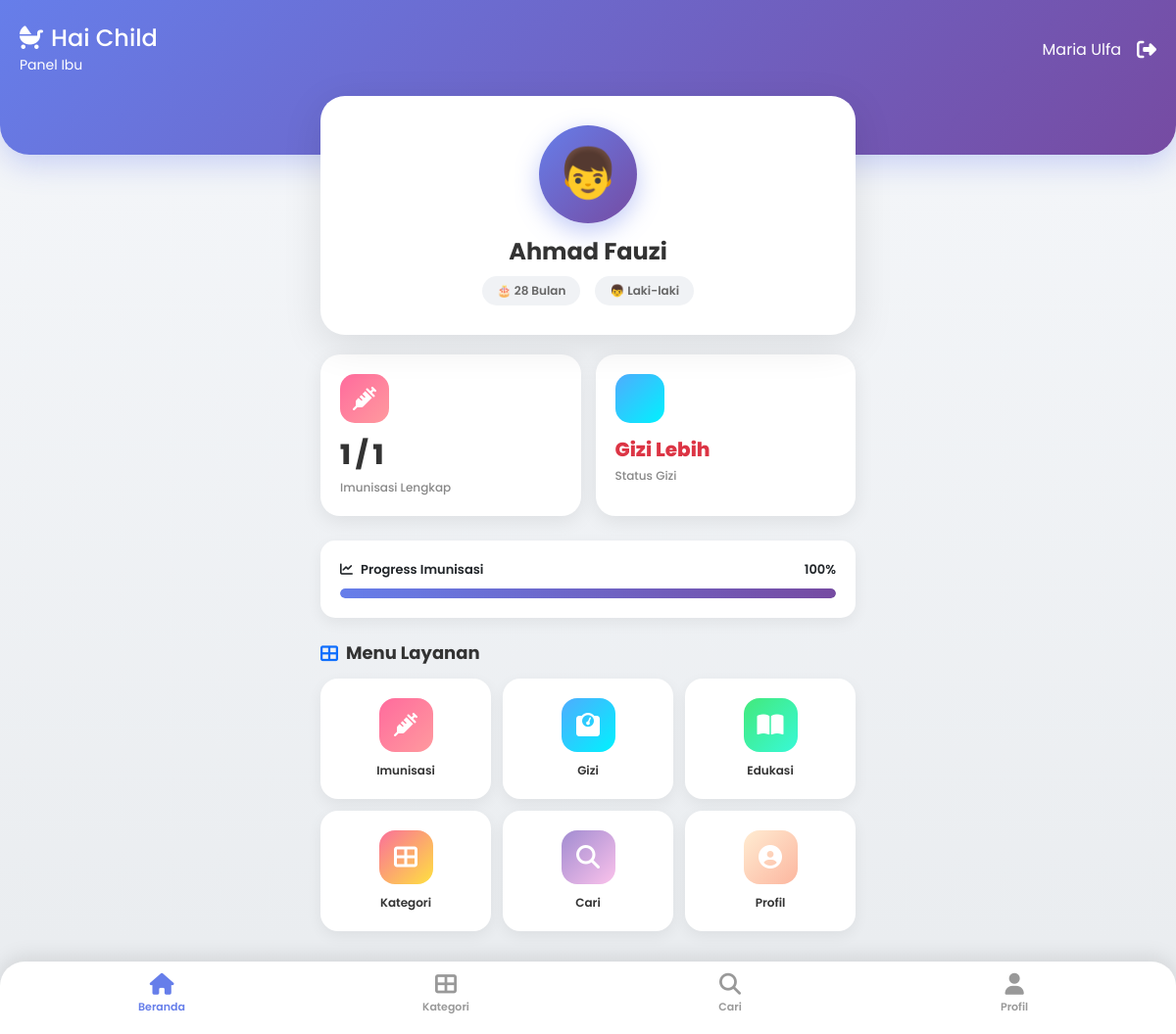
Screenshot of /ibu/dashboard.php (signed in) with the database file from the repository.
### tables this page shows
CREATE TABLE `ibu_anak` (
  `id` int(11) NOT NULL,
  `user_id` int(11) NOT NULL,
  `nama_ibu` varchar(100) NOT NULL,
  `nama_anak` varchar(100) NOT NULL,
  `tanggal_lahir_anak` date NOT NULL,
  `jenis_kelamin` enum('L','P') NOT NULL,
  `puskesmas` varchar(100) NOT NULL DEFAULT 'Puskesmas Cempaka Putih',
  `created_at` timestamp NOT NULL DEFAULT current_timestamp(),
  `updated_at` timestamp NOT NULL DEFAULT current_timestamp() ON UPDATE current_timestamp()
);

CREATE TABLE `status_gizi` (
  `id` int(11) NOT NULL,
  `ibu_anak_id` int(11) NOT NULL,
  `tanggal_ukur` date NOT NULL,
  `umur_bulan` int(11) NOT NULL,
  `berat_badan` decimal(5,2) NOT NULL,
  `tinggi_badan` decimal(5,2) NOT NULL,
  `status_gizi` enum('normal','kurang','lebih') NOT NULL,
  `kategori` varchar(50) DEFAULT NULL,
  `created_at` timestamp NOT NULL DEFAULT current_timestamp()
);

### ibu/dashboard.php (the view, shortened to what this page needs)
<?php
$db = (new Database())->getConnection();
$user_id = $_SESSION['user_id'];
$stmt = $db->prepare("SELECT * FROM ibu_anak WHERE user_id = ?");
$stmt->execute([$user_id]);
$anak = $stmt->fetch();
$imun_total = 0;
$imun_lengkap = 0;
if ($anak) {
    $stmt = $db->prepare("SELECT COUNT(*) FROM imunisasi WHERE ibu_anak_id = ?");
    $stmt->execute([$anak['id']]);
    $imun_total = $stmt->fetchColumn();
    $stmt = $db->prepare("SELECT COUNT(*) FROM imunisasi WHERE ibu_anak_id = ? AND status = 'lengkap'");
    $stmt->execute([$anak['id']]);
    $imun_lengkap = $stmt->fetchColumn();
}
$status_gizi_text = 'Belum Diukur';
$status_gizi_color = '#888';
$status_gizi_icon = 'fa-question';
if ($anak) {
    $stmt = $db->prepare("SELECT status_gizi, kategori FROM status_gizi WHERE ibu_anak_id = ? ORDER BY tanggal_ukur DESC LIMIT 1");
    $stmt->execute([$anak['id']]);
    $gizi = $stmt->fetch();
    if ($gizi) {
        if ($gizi['status_gizi'] == 'normal') {
            $status_gizi_text = 'Gizi Baik';
            $status_gizi_color = '#28a745';
            $status_gizi_icon = 'fa-smile';
        } elseif ($gizi['kategori'] == 'kurus') {
            $status_gizi_text = 'Kurang Gizi';
            $status_gizi_color = '#ffc107';
            $status_gizi_icon = 'fa-frown';
        } else {
            $status_gizi_text = 'Gizi Lebih';
            $status_gizi_color = '#dc3545';
            $status_gizi_icon = 'fa-tired';
        }
    }
}
$umur_bulan = '-';
if ($anak) {
    $birth = new DateTime($anak['tanggal_lahir_anak']);
    $now = new DateTime();
    $diff = $now->diff($birth);
    $umur_bulan = ($diff->y * 12) + $diff->m;
}
?>
<!DOCTYPE html>
<html lang="id">
<head>
    <link href="https://cdn.jsdelivr.net/npm/bootstrap@5.3.0/dist/css/bootstrap.min.css" rel="stylesheet">
    <link rel="stylesheet" href="https://cdnjs.cloudflare.com/ajax/libs/font-awesome/6.4.0/css/all.min.css">
</head>
<body>
    <div class="topbar">
        <div class="d-flex justify-content-between align-items-center">
            <div>
                <h4 class="mb-0"><i class="fas fa-baby-carriage me-2"></i>Hai Child</h4>
                <small>Panel Ibu</small>
            </div>
            <div class="d-flex align-items-center gap-3">
                <span class="d-none d-sm-block"><?php echo htmlspecialchars($_SESSION['nama']); ?></span>
                <a href="../logout.php" class="text-white"><i class="fas fa-sign-out-alt fa-lg"></i></a>
            </div>
        </div>
    </div>
    <div class="container" style="max-width: 600px;">
        <div class="welcome-card">
            <div class="child-avatar">
                <?php echo $anak && $anak['jenis_kelamin'] == 'L' ? '👦' : '👧'; ?>
            </div>
            <h2 class="child-name"><?php echo $anak ? htmlspecialchars($anak['nama_anak']) : 'Selamat Datang!'; ?></h2>
            <?php if ($anak): ?>
            <div class="child-info">
                <span class="info-badge">🎂 <?php echo $umur_bulan; ?> Bulan</span>
                <span class="info-badge"><?php echo $anak['jenis_kelamin'] == 'L' ? '👦 Laki-laki' : '👧 Perempuan'; ?></span>
            </div>
            <?php else: ?>
            <p class="text-muted small">Data anak belum tersedia. Hubungi bidan untuk pendaftaran.</p>
            <?php endif; ?>
        </div>
        <div class="stats-row">
            <div class="stat-card imun">
                <div class="stat-icon"><i class="fas fa-syringe"></i></div>
                <div class="stat-value"><?php echo $imun_lengkap; ?> / <?php echo $imun_total; ?></div>
                <div class="stat-label">Imunisasi Lengkap</div>
            </div>
            <div class="stat-card gizi">
                <div class="stat-icon"><i class="fas fa-<?php echo $status_gizi_icon; ?>"></i></div>
                <div class="stat-value" style="font-size: 20px; color: <?php echo $status_gizi_color; ?>;"><?php echo $status_gizi_text; ?></div>
                <div class="stat-label">Status Gizi</div>
            </div>
        </div>
        <?php if ($anak): ?>
        <div class="progress-container">
            <div class="progress-label">
                <span><i class="fas fa-chart-line me-2"></i>Progress Imunisasi</span>
                <span><?php echo $imun_total > 0 ? round(($imun_lengkap/$imun_total)*100) : 0; ?>%</span>
            </div>
            <div class="progress-bar">
                <div class="progress-fill" style="width: <?php echo $imun_total > 0 ? ($imun_lengkap/$imun_total)*100 : 0; ?>%"></div>
            </div>
        </div>
        <?php endif; ?>
        <div class="menu-section">
            <h4 class="section-title"><i class="fas fa-th-large text-primary"></i>Menu Layanan</h4>
            <div class="menu-grid">
                <a href="riwayat_imunisasi.php" class="menu-item">
                    <div class="menu-icon"><i class="fas fa-syringe"></i></div>
                    <div class="menu-title">Imunisasi</div>
                </a>
                <a href="status_gizi.php" class="menu-item">
                    <div class="menu-icon"><i class="fas fa-weight"></i></div>
                    <div class="menu-title">Gizi</div>
                </a>
                <a href="edukasi.php" class="menu-item">
                    <div class="menu-icon"><i class="fas fa-book-open"></i></div>
                    <div class="menu-title">Edukasi</div>
                </a>
                <a href="kategori.php" class="menu-item">
                    <div class="menu-icon"><i class="fas fa-th-large"></i></div>
                    <div class="menu-title">Kategori</div>
                </a>
                <a href="cari.php" class="menu-item">
                    <div class="menu-icon"><i class="fas fa-search"></i></div>
                    <div class="menu-title">Cari</div>
                </a>
                <a href="profil.php" class="menu-item">
                    <div class="menu-icon"><i class="fas fa-user-circle"></i></div>
                    <div class="menu-title">Profil</div>
                </a>
            </div>
        </div>
    </div>
    <div class="bottom-nav">
        <a href="dashboard.php" class="nav-item active">
            <i class="fas fa-home"></i>
            <span>Beranda</span>
        </a>
        <a href="kategori.php" class="nav-item">
            <i class="fas fa-th-large"></i>
            <span>Kategori</span>
        </a>
        <a href="cari.php" class="nav-item">
            <i class="fas fa-search"></i>
            <span>Cari</span>
        </a>
        <a href="profil.php" class="nav-item">
            <i class="fas fa-user"></i>
            <span>Profil</span>
        </a>
    </div>
</body>
</html>

### ibu/dashboard.php (style rules this page uses)
* { font-family: 'Poppins', sans-serif; }
body { background: linear-gradient(180deg, #f5f7fa 0%, #e9ecef 100%); padding-bottom: 80px; }
.topbar { background: linear-gradient(135deg, #667eea 0%, #764ba2 100%); padding: 25px 20px 80px; color: white; border-radius: 0 0 30px 30px; box-shadow: 0 10px 30px rgba(102,126,234,0.3); }
.welcome-card { background: white; border-radius: 25px; margin: -60px 15px 20px; padding: 30px 20px; text-align: center; box-shadow: 0 10px 40px rgba(0,0,0,0.1); position: relative; z-index: 10; }
.child-avatar { width: 100px; height: 100px; border-radius: 50%; background: linear-gradient(135deg, #667eea, #764ba2); display: flex; align-items: center; justify-content: center; margin: 0 auto 15px; font-size: 50px; color: white; box-shadow: 0 8px 25px rgba(102,126,234,0.4); }
.child-name { font-size: 24px; font-weight: 700; color: #333; margin-bottom: 5px; }
.child-info { display: flex; justify-content: center; gap: 15px; flex-wrap: wrap; margin-top: 10px; }
.info-badge { background: #f0f2f5; padding: 6px 15px; border-radius: 20px; font-size: 12px; font-weight: 600; color: #666; }
.stats-row { display: grid; grid-template-columns: 1fr 1fr; gap: 15px; padding: 0 15px; margin-bottom: 25px; }
.stat-card { background: white; border-radius: 20px; padding: 20px; box-shadow: 0 5px 20px rgba(0,0,0,0.08); transition: transform 0.3s; }
.stat-icon { width: 50px; height: 50px; border-radius: 15px; display: flex; align-items: center; justify-content: center; font-size: 24px; color: white; margin-bottom: 12px; }
.stat-card.imun .stat-icon { background: linear-gradient(135deg, #ff6b9d, #ff9a9e); }
.stat-card.gizi .stat-icon { background: linear-gradient(135deg, #4facfe, #00f2fe); }
.stat-value { font-size: 28px; font-weight: 800; color: #333; margin-bottom: 3px; }
.stat-label { font-size: 12px; color: #888; font-weight: 500; }
.menu-section { padding: 0 15px; margin-bottom: 25px; }
.section-title { font-size: 18px; font-weight: 700; color: #333; margin-bottom: 15px; display: flex; align-items: center; gap: 8px; }
.menu-grid { display: grid; grid-template-columns: repeat(3, 1fr); gap: 12px; }
.menu-item { background: white; border-radius: 18px; padding: 20px 10px; text-align: center; text-decoration: none; color: #333; box-shadow: 0 5px 15px rgba(0,0,0,0.06); transition: all 0.3s; }
.menu-icon { width: 55px; height: 55px; border-radius: 16px; display: inline-flex; align-items: center; justify-content: center; font-size: 24px; color: white; margin-bottom: 10px; }
.menu-item:nth-child(1) .menu-icon { background: linear-gradient(135deg, #ff6b9d, #ff9a9e); }
.menu-item:nth-child(2) .menu-icon { background: linear-gradient(135deg, #4facfe, #00f2fe); }
.menu-item:nth-child(3) .menu-icon { background: linear-gradient(135deg, #43e97b, #38f9d7); }
.menu-item:nth-child(4) .menu-icon { background: linear-gradient(135deg, #fa709a, #fee140); }
.menu-item:nth-child(5) .menu-icon { background: linear-gradient(135deg, #a18cd1, #fbc2eb); }
.menu-item:nth-child(6) .menu-icon { background: linear-gradient(135deg, #ffecd2, #fcb69f); }
.menu-title { font-size: 12px; font-weight: 600; }
.bottom-nav { position: fixed; bottom: 0; left: 0; right: 0; background: white; padding: 12px 20px 20px; display: flex; justify-content: space-around; box-shadow: 0 -5px 20px rgba(0,0,0,0.1); border-radius: 25px 25px 0 0; z-index: 100; }
.nav-item { text-align: center; color: #999; text-decoration: none; font-size: 11px; font-weight: 600; flex: 1; }
.nav-item i { font-size: 22px; display: block; margin-bottom: 4px; }
.nav-item.active { color: #667eea; }
.progress-container { background: white; border-radius: 15px; padding: 20px; margin: 0 15px 25px; box-shadow: 0 5px 15px rgba(0,0,0,0.06); }
.progress-label { display: flex; justify-content: space-between; margin-bottom: 10px; font-size: 13px; font-weight: 600; }
.progress-bar { height: 10px; background: #e9ecef; border-radius: 10px; overflow: hidden; }
.progress-fill { height: 100%; background: linear-gradient(90deg, #667eea, #764ba2); border-radius: 10px; transition: width 0.5s; }

### rows the page displays
ibu_anak: nama_anak "Ahmad Fauzi", tanggal_lahir_anak "28"
status_gizi: status_gizi_text "Gizi Lebih"

### other values shown
$_SESSION['nama'] "Maria Ulfa"
$imun_lengkap "1"
$imun_total "1"
